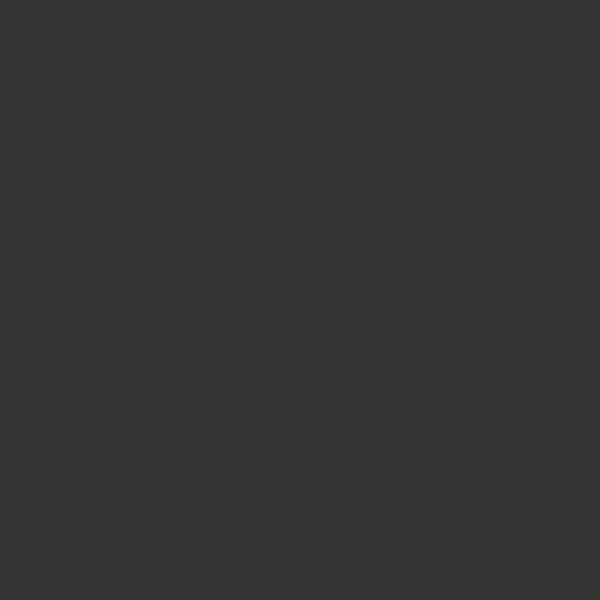
Frame 1 (no input)
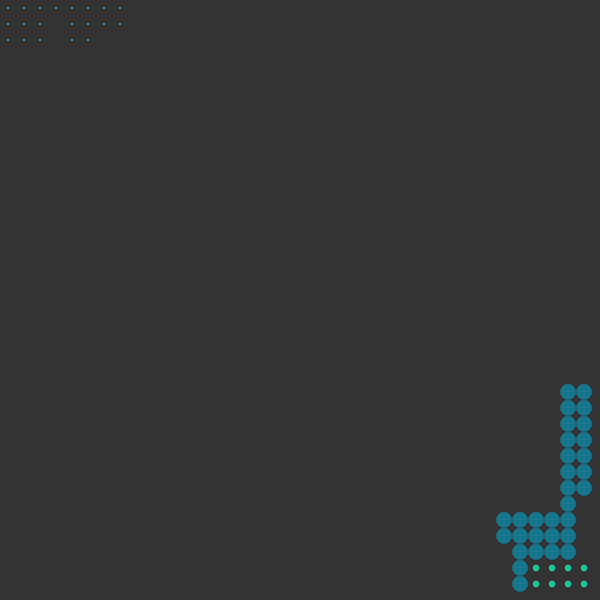
Frame 60 (no input)
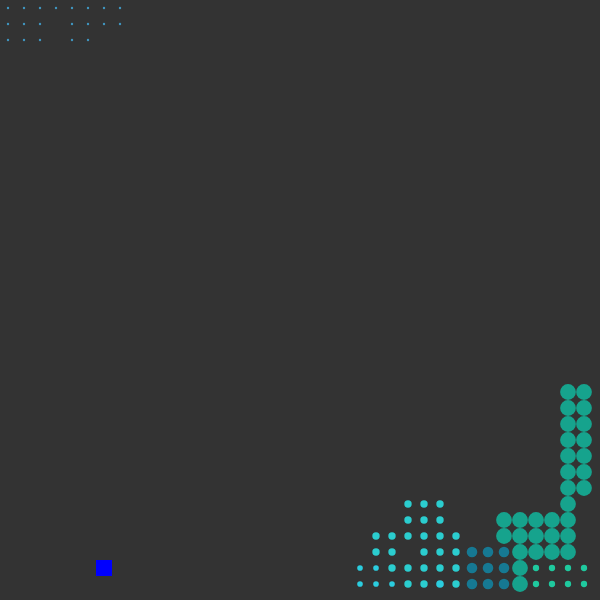
Frame 120 (the mouse pressed at the canvas centre since frame 60)

The p5.js sketch that drew these frames (run headless with seeded random() and noise() and a simulated clock; from frame 60 on, the mouse is pressed at the canvas centre):

// p5.js sketch
// ── sketch.js
// defining grid agent moves through
let cols, rows;
let w = 16;
let grid = [];
// list of locations finder agent has moved through
let stack = [];
// List of shapes as defined by stack once agent has reached no available neighbors
let shapes = [];
// sets current position of finder
let current;

// color terms
let colorIndex = 0;
let targetColor;
let currentColor;
let colors = [[], [], [], [], [], [], [], [], [], [], [], [], [], [], []];

function setup() {
  createCanvas(600, 600);
  // making grid
  cols = floor(width / w);
  rows = floor(height / w);
  // frameRate(35);

  // fills grid with cells that have location properties, visited toggle, list of available neighbors
  for (let j = 0; j < rows; j++) {
    for (let i = 0; i < cols; i++) {
      let cell = new Cell(i, j);
      grid.push(cell);
    }
  }
  // starting position top right corner
  current = grid[0];

  // Filling color list
  for (let i = 0; i < colors.length; i++){
    colors[i][0] = random(90);
    colors[i][1] = random(90, 255);
    colors[i][2] = random(100, 255);
  }

  targetColor = color(colors[colorIndex][0],
    colors[colorIndex][1], colors[colorIndex][2]);
  currentColor = targetColor;
}

function draw() {
  currentColor = lerpColor(currentColor, targetColor, 0.01);
  background(51);
  // if a stack has been filled & a new shape obj created, show it
  if (shapes.length > 0){
    for (let i = 0; i < shapes.length; i++){
      shapes[i].show();
      shapes[i].colorUpdate();
    }
  }

  // if it's still actively looking for spots, show where it's going
  if (stack.length > 0){
    current.highlight();
  }

  // for every cycle, marked that the current location has been visited
  current.visited = true;
  // see if there's an available neighbor for the agent to move to; if it can, mark that the next index has been visited, push the current location to the stack, and set the next value as current for the next cycle
  let next = current.checkNeighbors();
  if (next) {
    next.visited = true;

    stack.push(current);

    current = next;
    // } else if (stack.length > 0) {
  } else {
    // if the agent can no longer move anywhere, push current to stack, create new shape obj with values from stack & push it to shapes, reset the stack, set a new starting location at an unvisited location
    stack.push(current);
    let newshape = new shapeify();
    shapes.push(newshape);
    // console.log(shapes[0]);
    stack = [];
    for (let i = 0; i < grid.length; i++){
      if (!grid[i].visited){
        current = grid[i];
      }
    }
  }

  // Updating current and projected color values
  if (frameCount % 25 === 0) {
    colorIndex = (colorIndex + 1) % colors.length;
    targetColor = color(colors[colorIndex][0],
        colors[colorIndex][1], colors[colorIndex][2]);
}
  // Resetting color values every 150 frames 
  if (frameCount % 150 === 0) {
    for (let i = 0; i < colors.length; i++){
      colors[i][0] = random(90);
      colors[i][1] = random(90, 255);
      colors[i][2] = random(100, 255);
    }
  }
}

function shapeify() {
  // make new list that will copy the values from the global stack
  this.shapestack = [];
  for (let i = 0; i < stack.length; i++){
    this.shapestack[i] = stack[i];
  }

  // I'll be trying to figure out how to find the outer parameters of what's been visited here, to draw an outline. right now this does nothing and isn't called in draw()
  // this.showShape = function() {
  //   stroke(0, 255, 0);
  //   beginShape();
    
  //   for (let i = 0; i < this.shapestack.length; i++) {
  //     var x = this.shapestack[i].i * w;
  //     var y = this.shapestack[i].j * w;
  //     vertex(x, y);
  //   }
  //   for (let i = 0; i < this.shapestack.length; i++){
  //     var x = (this.shapestack[i].i * w) - w;
  //     var y = (this.shapestack[i].j * w) - w;
  //     vertex(x,y);
  //   }
  //   endShape();
    
  // }

  // Set a random radius for the circles on a by-object basis to give variation, with a max of the width of the grid
  this.r = random(2, w);
  this.cI = floor(random(0, colors.length));
  this.objectTarget = currentColor;
  this.objectCurrent = targetColor;

  // draw a circle in the center of the square for each index in shapestack
  this.show = function(){
    noStroke();
    fill(this.objectCurrent);
    for (i = 0; i < this.shapestack.length; i++){
      var x = this.shapestack[i].i * w;
      var y = this.shapestack[i].j * w;
      circle(x + (w/2), y + (w/2), this.r);
    }
  }

  this.colorUpdate = function(){
    this.objectCurrent = lerpColor(this.objectCurrent, this.objectTarget, 0.009);
    if (frameCount % 25 === 0) {
      this.cI = (this.cI + 1) % colors.length;
      this.objectTarget = color(colors[this.cI][0],
          colors[this.cI][1], colors[this.cI][2]);
  }
  }
}

// finds the index of grid squares in relation to current square, given that they are within bounds 
function index(i, j) {
  if (i < 0 || j < 0 || i > cols - 1 || j > rows - 1) {
    return -1;
  }
  return i + j * cols;
}

function Cell(i, j) {
  this.i = i;
  this.j = j;
  this.visited = false;
  // Top, right, bottom, left
  this.checkNeighbors = function () {
    let neighbors = [];
    let top = grid[index(i, j - 1)];
    let right = grid[index(i + 1, j)];
    let bottom = grid[index(i, j + 1)];
    let left = grid[index(i - 1, j)];

    if (top && !top.visited) {
      neighbors.push(top);
    }
    if (right && !right.visited) {
      neighbors.push(right);
    }
    if (bottom && !bottom.visited) {
      neighbors.push(bottom);
    }
    if (left && !left.visited) {
      neighbors.push(left);
    }

    if (neighbors.length > 0) {
      let r = floor(random(0, neighbors.length));
      return neighbors[r];
    } else {
      return undefined;
    }
  }

  this.highlight = function () {
    var x = this.i * w;
    var y = this.j * w;
    noStroke();
    fill(0, 0, 255);
    rect(x, y, w, w);
  }
}
